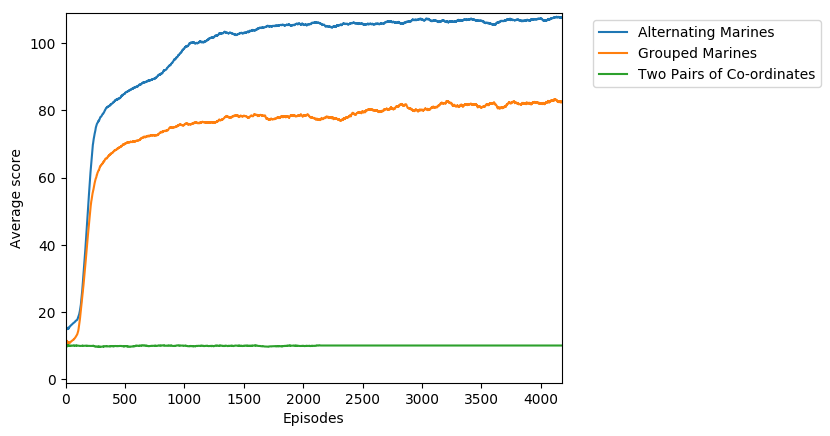

The Python source for this figure:
import matplotlib.pyplot as plt
import numpy as np
import re

plt.rcParams['axes.xmargin'] = 0
plt.rcParams['axes.ymargin'] = 0.01

episode = []
average_score = []
current_average = 0

fo = open("cms_2_alt.txt", "r")

for line in fo.readlines():
    search = re.match(r'(.*)episode [0-9]+(.*)', line, re.M|re.I)
    if search:
        #episode number
        e = float(re.findall(r'[0-9.]+', search.group())[9])
        if e not in episode:
            episode.append(e)
            average_score.append(current_average/7)
            current_average = 0
        avg = float(re.findall(r'[0-9.]+', search.group())[12])
        current_average += avg

line_up, = plt.plot(episode,average_score,label="Alternating Marines")

plt.xlabel('Episodes')
plt.ylabel('Average score')

episode_ca = []
average_score_ca = []
current_average_ca = 0

f1 = open("cms_2_alt_control_another.txt", "r")

for line in f1.readlines():
    search = re.match(r'(.*)episode [0-9]+(.*)', line, re.M|re.I)
    if search:
        #episode number
        e = float(re.findall(r'[0-9.]+', search.group())[9])
        if e not in episode_ca and e <= 4176:
            episode_ca.append(e)
            average_score_ca.append(current_average_ca/7)
            current_average_ca = 0
        avg = float(re.findall(r'[0-9.]+', search.group())[12])
        current_average_ca += avg

line_down, = plt.plot(episode_ca,average_score_ca, label="Grouped Marines")

episode_mc = []
average_score_mc = []
current_average_mc = 0

f2 = open("sc2g_a2c_multimovement_cms_1.txt", "r")

for line in f2.readlines():
    search = re.match(r'(.*)episode [0-9]+(.*)', line, re.M|re.I)
    if search:
        #episode number
        e = float(re.findall(r'[0-9.]+', search.group())[9])
        if e not in episode_mc:
            episode_mc.append(e)
            average_score_mc.append(current_average_mc/7)
            current_average_mc = 0
        avg = float(re.findall(r'[0-9.]+', search.group())[12])
        current_average_mc += avg
for x in range(2146, 4176):
    episode_mc.append(x)
    average_score_mc.append(10)

line_r, = plt.plot(episode_mc,average_score_mc, label="Two Pairs of Co-ordinates")
lgd = plt.legend(bbox_to_anchor=(1.05, 1), loc=2, handles=[line_up, line_down, line_r])

plt.savefig("raymond.png", bbox_extra_artists=(lgd,), bbox_inches='tight')

fo.close()
